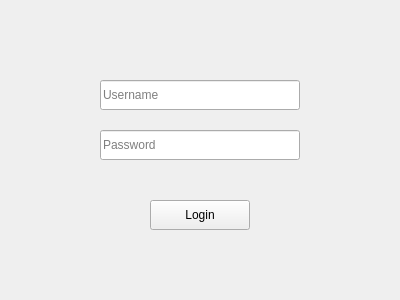
<?xml version="1.0" encoding="UTF-8"?>
<ui version="4.0">
 <class>LoginWindow</class>
 <widget class="QMainWindow" name="LoginWindow">
  <property name="geometry">
   <rect>
    <x>0</x>
    <y>0</y>
    <width>400</width>
    <height>300</height>
   </rect>
  </property>
  <property name="windowTitle">
   <string>Login</string>
  </property>
  <widget class="QWidget" name="centralWidget">
   <widget class="QPushButton" name="loginButton">
    <property name="geometry">
     <rect>
      <x>150</x>
      <y>200</y>
      <width>100</width>
      <height>30</height>
     </rect>
    </property>
    <property name="text">
     <string>Login</string>
    </property>
   </widget>
   <widget class="QLineEdit" name="usernameEdit">
    <property name="geometry">
     <rect>
      <x>100</x>
      <y>80</y>
      <width>200</width>
      <height>30</height>
     </rect>
    </property>
    <property name="placeholderText">
     <string>Username</string>
    </property>
   </widget>
   <widget class="QLineEdit" name="passwordEdit">
    <property name="geometry">
     <rect>
      <x>100</x>
      <y>130</y>
      <width>200</width>
      <height>30</height>
     </rect>
    </property>
    <property name="echoMode">
     <enum>QLineEdit::Password</enum>
    </property>
    <property name="placeholderText">
     <string>Password</string>
    </property>
   </widget>
  </widget>
 </widget>
 <resources/>
 <connections/>
</ui>
